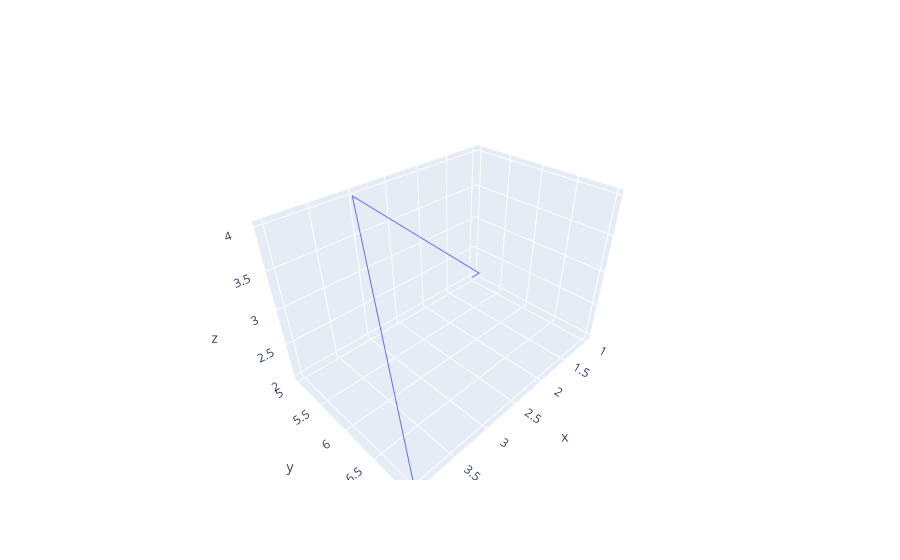

Source (notebook cell):
### Code cell
fig = go.Figure()
fig.add_trace(go.Scatter3d(x=[1,2,3,4] , y =[5,6,5,7] , mode = 'lines', z = [2,3,4,2] ))
fig.show()

### Figure 1 — Plotly figure (JSON) as saved in the notebook; plotly's stock layout.template omitted (floating-point values rounded to 4 significant figures)
{"data": [{"mode": "lines", "type": "scatter3d", "x": [1, 2, 3, 4], "y": [5, 6, 5, 7], "z": [2, 3, 4, 2]}], "layout": {"autosize": true, "scene": {"aspectmode": "auto", "aspectratio": {"x": 1.31, "y": 0.8736, "z": 0.8736}}}}
